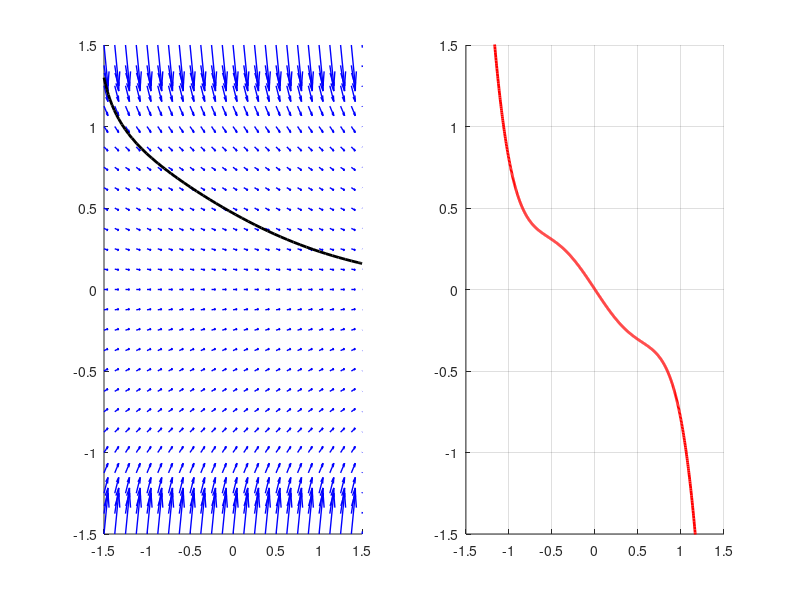

Write MATLAB code to recreate this figure.
% Activity 7: analysing a differential equation using all the tools we have
% learned in MATLAB and in Calculus.

clc
clf

%Set the values of constants and define the equation and the vector field

a=-1.5; b=1.5; c=-1.5; d=1.5; m=24; n=24;
x0=-1.5; y0=1.3;
r=-0.8;

f=@(x,y)r.*y+y.^3-y.^5;
A=@(x,y)x-x+1;
B=@(x,y)f(x,y);

%plot the direction field and the solution:

subplot(1,2,1)
hold on
[x y]=meshgrid(a:(b-a)/m:b,c:(d-c)/n:d);
quiver(x,y,A(x,y),B(x,y),1.5,'linewidth',1,'color','blue','linewidth',1)
[x,y] = ode45(f,[x0 b],y0);
plot(x,y,'linewidth',2,'color','black')
axis([a b c d])

%Notice that the RHS is a function of only y. Let's plot the graph of this
%function to find its zeroes - they are constant solutions of the D.E.
subplot(1,2,2)
hold on
grid on

t=a:(b-a)/1000:b;
y=f(t,t);
plot(t,y,'linewidth',2,'color','red')
axis([a b c d])
